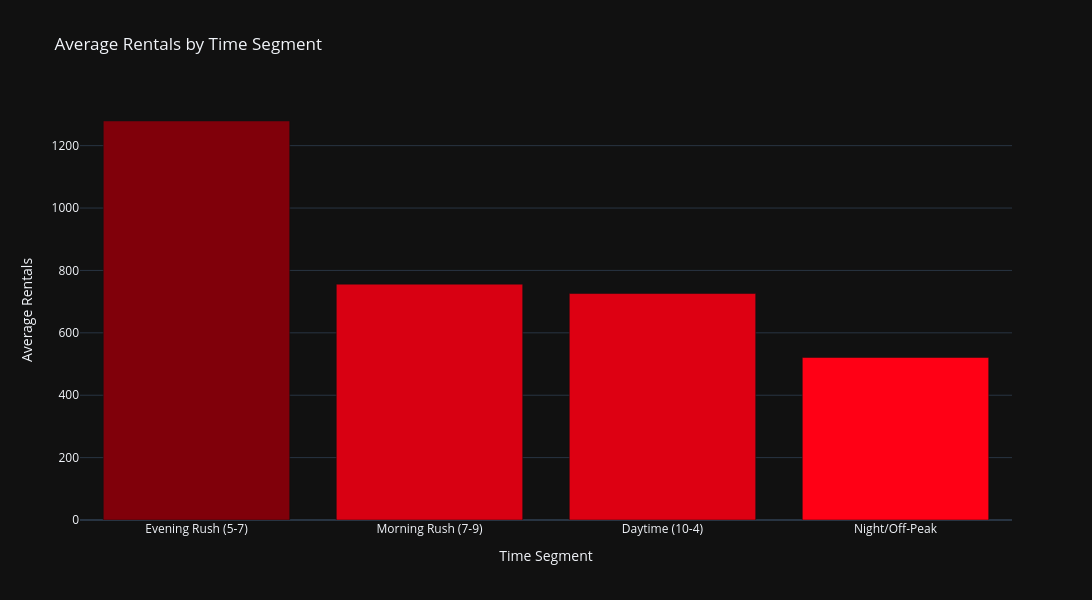

Here is the notebook cell this chart was saved with:
### Code cell
# Grouping hours into "Morning Rush", "Evening Rush", "Day", and "Night" to see which specific time block is the most valuable.

df0 = duckdb.sql('''
    SELECT 
        CASE 
            WHEN hour BETWEEN 7 AND 9 THEN 'Morning Rush (7-9)'
            WHEN hour BETWEEN 17 AND 19 THEN 'Evening Rush (5-7)'
            WHEN hour BETWEEN 10 AND 16 THEN 'Daytime (10-4)'
            ELSE 'Night/Off-Peak'
        END AS time_segment,
        CAST(AVG("rented_bike_count") AS INTEGER) AS avg_rentals
    FROM df
    GROUP BY time_segment
    ORDER BY avg_rentals DESC''').df()

# Plot
fig = px.bar(df0, x='time_segment', y='avg_rentals',
            color='avg_rentals', color_continuous_scale=['#FF0015', '#80000A'], 
            title="Average Rentals by Time Segment",
            labels={'avg_rentals': 'Average Rentals', 'time_segment': 'Time Segment'})
fig.update_layout(coloraxis_showscale=False) # Hide the color legend bar for cleaner look
fig.show()

### Figure 1 — Plotly figure (JSON) as saved in the notebook; plotly's stock layout.template omitted (floating-point values rounded to 4 significant figures)
{"data": [{"hovertemplate": "Time Segment=%{x}<br>Average Rentals=%{marker.color}<extra></extra>", "legendgroup": "", "marker": {"color": [1279, 756, 726, 521], "coloraxis": "coloraxis", "pattern": {"shape": ""}}, "name": "", "orientation": "v", "showlegend": false, "textposition": "auto", "type": "bar", "x": ["Evening Rush (5-7)", "Morning Rush (7-9)", "Daytime (10-4)", "Night/Off-Peak"], "xaxis": "x", "y": [1279, 756, 726, 521], "yaxis": "y"}], "layout": {"barmode": "relative", "coloraxis": {"colorbar": {"title": {"text": "Average Rentals"}}, "colorscale": [[0, "#FF0015"], [1, "#80000A"]], "showscale": false}, "height": 600, "legend": {"tracegroupgap": 0}, "title": {"text": "Average Rentals by Time Segment"}, "width": 1200, "xaxis": {"anchor": "y", "domain": [0, 1], "title": {"text": "Time Segment"}}, "yaxis": {"anchor": "x", "domain": [0, 1], "title": {"text": "Average Rentals"}}}}
